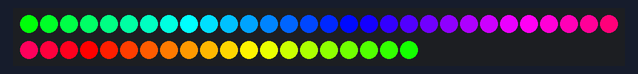
The program below on a simulated Raspberry Pi Pico running MicroPython. On the bench: 50 RGB LEDs in strip order, left to right, continuing on the next row.

Above: at 0.46 s.
At 5.38 s:
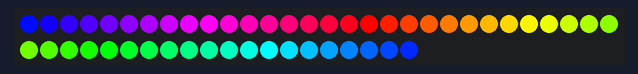
At 10.3 s:
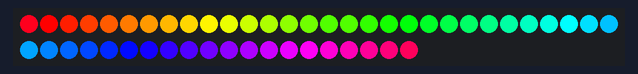
At 19.84 s:
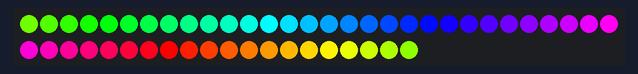
At 30.3 s:
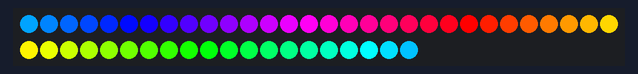
At 39.84 s:
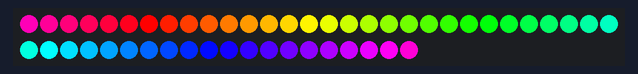

The program:

rainbows.py
```python
import time

import plasma

"""
Make some rainbows!
"""

# Set how many LEDs you have
NUM_LEDS = 50

# The SPEED that the LEDs cycle at (1 - 255)
SPEED = 20

# How many times the LEDs will be updated per second
UPDATES = 60

# WS2812 / NeoPixel™ LEDs
led_strip = plasma.WS2812(NUM_LEDS, color_order=plasma.COLOR_ORDER_RGB)

# Start updating the LED strip
led_strip.start()

offset = 0.0

# Make rainbows
while True:

    SPEED = min(255, max(1, SPEED))
    offset += float(SPEED) / 2000.0
    offset %= 1

    for i in range(NUM_LEDS):
        hue = (offset + float(i) / NUM_LEDS) % 1
        led_strip.set_hsv(i, hue + offset, 1.0, 1.0)

    time.sleep(1.0 / UPDATES)
```
